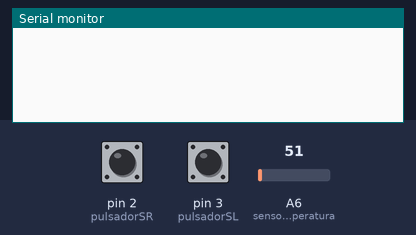
Recording of a sketch running on a simulated Arduino Nano, built with avr-gcc and run on an emulated ATmega328P. Shown: the last lines printed to the serial monitor. The test bench sets the inputs (shaded band); at power-on: pin 2 (pulsadorSR) LOW, pin 3 (pulsadorSL) LOW, A6 (sensorTemperatura) = 51.

Above: at 1.2 s.
1.3 s: pin 2 (pulsadorSR) pulled HIGH for 0.15 s
At 1.7 s:
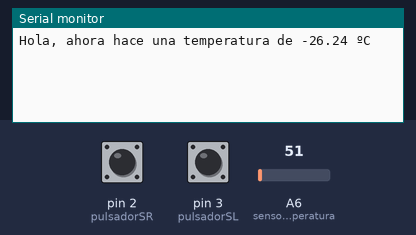
2.9 s: pin 3 (pulsadorSL) pulled HIGH for 0.15 s
At 4.1 s:
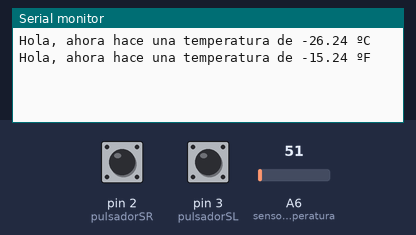

Measured:
- after the input at 1.3 s, the serial monitor: prints a new line at once (image 1)
- after the input at 2.9 s, the serial monitor: prints a new line at once (image 2)

The sketch:

08-echidna-dice-temperatura-mejora2.ino
```cpp
// Grados Fahrenheit: SR dice la temperatura en ºC y SL, en ºF

const int pulsadorSR = 2;          // pulsador derecho conectado al pin 2
const int pulsadorSL = 3;          // pulsador izquierdo conectado al pin 3
const int sensorTemperatura = A6;  // sensor de temperatura conectado al pin A6

int lectura = 0;          // guarda el valor que lee el sensor (de 0 a 1023)
float temperatura = 0.0;  // guarda la temperatura en grados Celsius, con decimales
float fahrenheit = 0.0;   // guarda la temperatura en grados Fahrenheit

void setup() {
  pinMode(pulsadorSR, INPUT);  // los pulsadores son entradas
  pinMode(pulsadorSL, INPUT);
  Serial.begin(9600);          // abre la comunicación con el ordenador a 9600 baudios
}

void loop() {
  // mide la temperatura en las dos escalas
  lectura = analogRead(sensorTemperatura);
  temperatura = (lectura * 0.4658) - 50.0;
  fahrenheit = temperatura * 1.8 + 32;

  if (digitalRead(pulsadorSR) == HIGH) {
    // SR pulsado: temperatura en grados Celsius
    Serial.print("Hola, ahora hace una temperatura de ");
    Serial.print(temperatura);
    Serial.println(" ºC");
    delay(1000);
  }

  if (digitalRead(pulsadorSL) == HIGH) {
    // SL pulsado: temperatura en grados Fahrenheit
    Serial.print("Hola, ahora hace una temperatura de ");
    Serial.print(fahrenheit);
    Serial.println(" ºF");
    delay(1000);
  }
}
```
